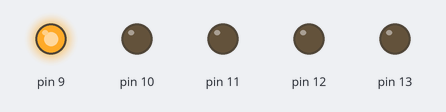
Bench run of a sketch on a simulated Arduino Uno, built with avr-gcc and run on an emulated ATmega328P. Parts: output pins drawn as LEDs (lit = HIGH).

Above: at 0.05 s.
At 0.75 s:
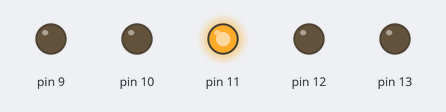
At 1.45 s:
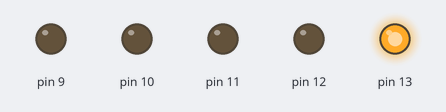
At 2.15 s:
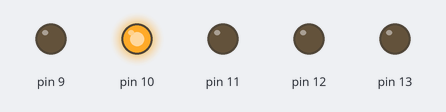
At 2.85 s:
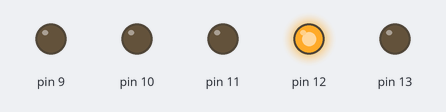
Timing chart, 0 to 3.1 s (numbered marks = the images above):
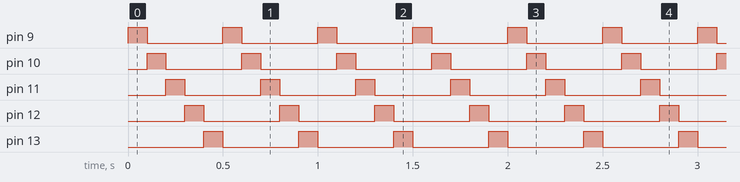

The sketch:

running_light.ino
```cpp
void setup()
{
  pinMode(13, OUTPUT);
  pinMode(12, OUTPUT);
  pinMode(11, OUTPUT);
  pinMode(10, OUTPUT);
  pinMode(9, OUTPUT);
}

void loop()
{
  for(int l=9; l<=13; l++){
    digitalWrite(l,HIGH);
    delay(100);
    digitalWrite(l,LOW);
  }
}
```

Measured:
- by itself, pin 9–13: alternates HIGH for 0.10 s and LOW for 0.40 s
